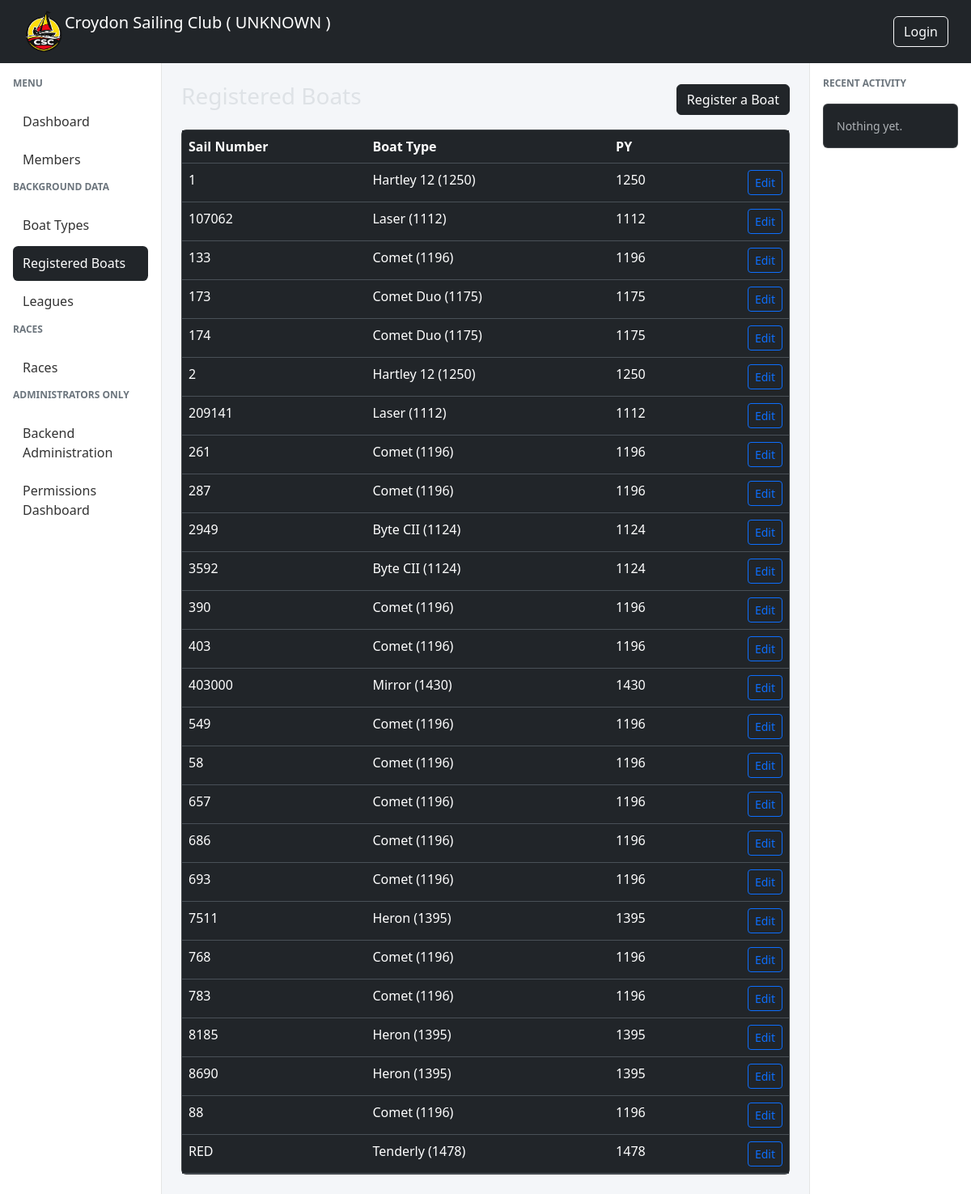
The page /registered-boats/ on the database its author committed.
### races/models.py (models this page shows, shortened)
class RegisteredBoat(models.Model):
    sail_number = models.CharField(max_length=20)
    boat_type = models.ForeignKey(BoatType,on_delete=models.CASCADE)

class BoatType(models.Model):
    name = models.CharField(max_length=100)
    description = models.CharField(max_length=255, blank=True)
    py = models.IntegerField(
        "Portsmouth Yardstick",
        validators=[
            MinValueValidator(1000),
            MaxValueValidator(2000),
        ],
    )
    def __str__(self):
        return f'{self.name} ({self.py})'

### races/views.py (the view)
# urls.py: path("registered-boats/", RegisteredBoatListView.as_view(), name="registered-boats-list"),
class RegisteredBoatListView(ListView):
    model = RegisteredBoat
    template_name = "races/registeredboat_list.html"
    context_object_name = "registeredboats"
    ordering = ["sail_number"]

### csc_manager/context_processors.py (called while the page is built)
def template_settings(request):
    return {
        name: getattr(settings, name)
        for name in getattr(settings, "TEMPLATE_VISIBLE_SETTINGS", [])
    }

### races/templates/races/registeredboat_list.html (shortened to what this page needs)
{% extends "base.html" %}
{% block content %}
<div class="d-flex justify-content-between align-items-center mb-3">
    <h3>Registered Boats</h3>
    <a href="{% url 'registered-boats-add' %}" class="btn btn-dark">
        Register a Boat
    </a>
</div>
<div class="card">
    <div class="table-responsive">
        <table class="table table-hover mb-0">
            <thead>
                <tr>
                    <th>Sail Number</th>
                    <th>Boat Type</th>
                    <th>PY</th>
                    <th></th>
                </tr>
            </thead>
            <tbody>
                {% for registeredboat in registeredboats %}
                <tr>
                    <td>{{ registeredboat.sail_number }}</td>
                    <td>{{ registeredboat.boat_type }}</td>
                    <td>{{ registeredboat.boat_type.py }}</td>
                    <td class="text-end">
                        <a href="{% url 'registered-boats-edit' registeredboat.pk %}"
                           class="btn btn-sm btn-outline-primary">
                            Edit
                        </a>
                    </td>
                </tr>
                {% empty %}
                <tr>
                    <td colspan="4" class="text-center text-muted">
                        No registered boats yet.
                    </td>
                </tr>
                {% endfor %}
            </tbody>
        </table>
    </div>
</div>
{% endblock %}

### csc_manager/templates/base.html (style rules this page uses)
body { background-color: #f4f6f9; }

### rows shown on the page
RegisteredBoat: sail_number "1", boat_type "Hartley 12 (1250)", boat_type.py "1250"
RegisteredBoat: sail_number "107062", boat_type "Laser (1112)", boat_type.py "1112"
RegisteredBoat: sail_number "133", boat_type "Comet (1196)", boat_type.py "1196"
RegisteredBoat: sail_number "173", boat_type "Comet Duo (1175)", boat_type.py "1175"
RegisteredBoat: sail_number "174", boat_type "Comet Duo (1175)", boat_type.py "1175"
RegisteredBoat: sail_number "2", boat_type "Hartley 12 (1250)", boat_type.py "1250"
RegisteredBoat: sail_number "209141", boat_type "Laser (1112)", boat_type.py "1112"
RegisteredBoat: sail_number "261", boat_type "Comet (1196)", boat_type.py "1196"
RegisteredBoat: sail_number "287", boat_type "Comet (1196)", boat_type.py "1196"
RegisteredBoat: sail_number "2949", boat_type "Byte CII (1124)", boat_type.py "1124"
RegisteredBoat: sail_number "3592", boat_type "Byte CII (1124)", boat_type.py "1124"
RegisteredBoat: sail_number "390", boat_type "Comet (1196)", boat_type.py "1196"
RegisteredBoat: sail_number "403", boat_type "Comet (1196)", boat_type.py "1196"
RegisteredBoat: sail_number "403000", boat_type "Mirror (1430)", boat_type.py "1430"
RegisteredBoat: sail_number "549", boat_type "Comet (1196)", boat_type.py "1196"
RegisteredBoat: sail_number "58", boat_type "Comet (1196)", boat_type.py "1196"
RegisteredBoat: sail_number "657", boat_type "Comet (1196)", boat_type.py "1196"
RegisteredBoat: sail_number "686", boat_type "Comet (1196)", boat_type.py "1196"
RegisteredBoat: sail_number "693", boat_type "Comet (1196)", boat_type.py "1196"
RegisteredBoat: sail_number "7511", boat_type "Heron (1395)", boat_type.py "1395"
RegisteredBoat: sail_number "768", boat_type "Comet (1196)", boat_type.py "1196"
RegisteredBoat: sail_number "783", boat_type "Comet (1196)", boat_type.py "1196"
RegisteredBoat: sail_number "8185", boat_type "Heron (1395)", boat_type.py "1395"
RegisteredBoat: sail_number "8690", boat_type "Heron (1395)", boat_type.py "1395"
RegisteredBoat: sail_number "88", boat_type "Comet (1196)", boat_type.py "1196"
RegisteredBoat: sail_number "RED", boat_type "Tenderly (1478)", boat_type.py "1478"

### other values the page prints
{{ ENVIRONMENT }} "UNKNOWN"
